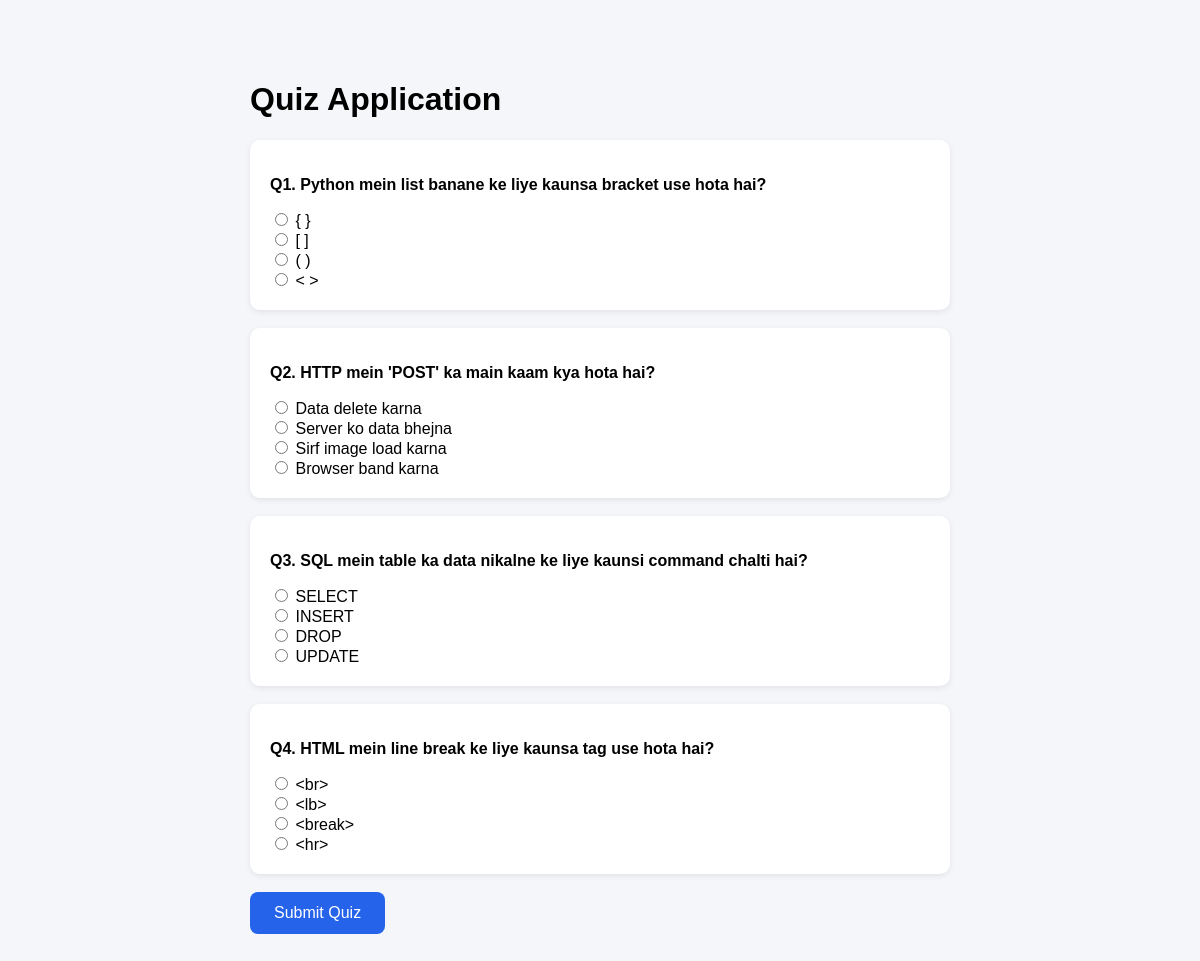
The page / on the database its author committed.
### tables this page shows
CREATE TABLE questions (
            id INTEGER PRIMARY KEY AUTOINCREMENT,
            question TEXT NOT NULL,
            option_a TEXT NOT NULL,
            option_b TEXT NOT NULL,
            option_c TEXT NOT NULL,
            option_d TEXT NOT NULL,
            correct_option TEXT NOT NULL
        );

### app.py (the view)
@app.route("/")
def index():
    conn = sqlite3.connect(DB_NAME)
    conn.row_factory = sqlite3.Row
    cur = conn.cursor()
    cur.execute("SELECT * FROM questions")
    questions = cur.fetchall()
    conn.close()
    return render_template("index.html", questions=questions)

### templates/index.html (shortened to what this page needs)
<!DOCTYPE html>
<html lang="en">
<head>
</head>
<body>
  <h1>Quiz Application</h1>
  <form method="POST" action="/submit">
    {% for q in questions %}
      <div class="q-card">
        <p><strong>Q{{ loop.index }}. {{ q['question'] }}</strong></p>
        <label><input type="radio" name="q_{{ q['id'] }}" value="A" required> {{ q['option_a'] }}</label><br>
        <label><input type="radio" name="q_{{ q['id'] }}" value="B"> {{ q['option_b'] }}</label><br>
        <label><input type="radio" name="q_{{ q['id'] }}" value="C"> {{ q['option_c'] }}</label><br>
        <label><input type="radio" name="q_{{ q['id'] }}" value="D"> {{ q['option_d'] }}</label>
      </div>
    {% endfor %}
    <button type="submit">Submit Quiz</button>
  </form>
</body>
</html>

### templates/index.html (style rules this page uses)
body { font-family: Arial, sans-serif; max-width: 700px; margin: 40px auto; padding: 20px; background: #f4f6f9; }
.q-card { background: #fff; padding: 20px; border-radius: 10px; margin-bottom: 18px; box-shadow: 0 2px 6px rgba(0,0,0,0.08); }
button { background: #2563eb; color: #fff; border: none; padding: 12px 24px; border-radius: 8px; font-size: 16px; cursor: pointer; }

### rows shown on the page
questions: question "Python mein list banane ke liye kaunsa bracket use hota hai?", option_a "{ }", option_b "[ ]", option_c "( )", option_d "< >"
questions: question "HTTP mein 'POST' ka main kaam kya hota hai?", option_a "Data delete karna", option_b "Server ko data bhejna", option_c "Sirf image load karna", option_d "Browser band karna"
questions: question "SQL mein table ka data nikalne ke liye kaunsi command chalti hai?", option_a "SELECT", option_b "INSERT", option_c "DROP", option_d "UPDATE"
questions: question "HTML mein line break ke liye kaunsa tag use hota hai?", option_a "<br>", option_b "<lb>", option_c "<break>", option_d "<hr>"
